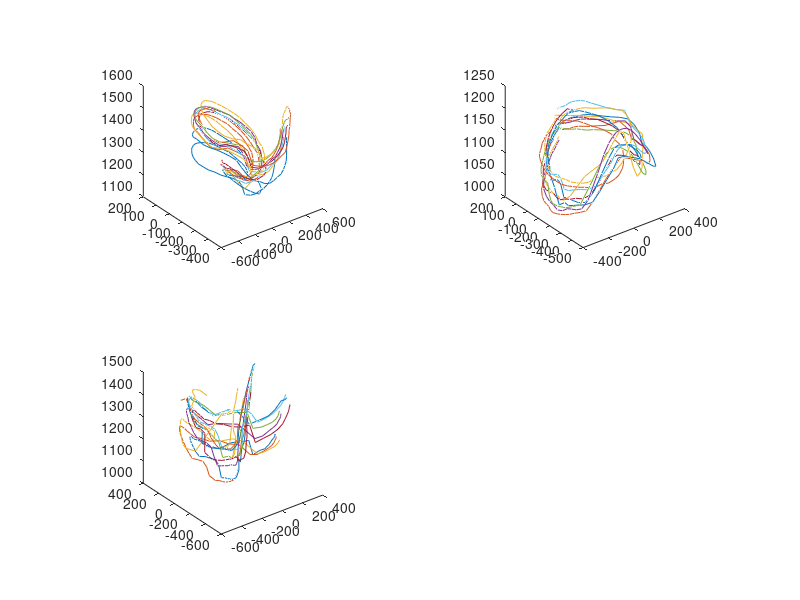

Here is the MATLAB script that generated this plot: (Note: this script raises an error after producing the figure.)
gesture_dataset = load('gesture_dataset.mat');
init_cluster_l = gesture_dataset.init_cluster_l;
init_cluster_o = gesture_dataset.init_cluster_o;
init_cluster_x = gesture_dataset.init_cluster_x;
gesture_x = gesture_dataset.gesture_x;
gesture_l = gesture_dataset.gesture_l;
gesture_o = gesture_dataset.gesture_o;

figure;
subplot(2,2,1);
for iCount = 1:10
   plot3(gesture_l(:,iCount,1),gesture_l(:,iCount,2),gesture_l(:,iCount,3));hold all;
end
axis square;

subplot(2,2,2);
for iCount = 1:10
   plot3(gesture_o(:,iCount,1),gesture_o(:,iCount,2),gesture_o(:,iCount,3));hold all;
end
axis square;

subplot(2,2,3);
for iCount = 1:10
   plot3(gesture_x(:,iCount,1),gesture_x(:,iCount,2),gesture_x(:,iCount,3));hold all;
end
axis square;
points_x = reshape(gesture_x,600,3);
points_l = reshape(gesture_l,600,3);
points_o = reshape(gesture_o,600,3);
[idx_x, C_x, sumdist_x] = fn_K_Means(points_x,7,init_cluster_x);
[idx_l, C_l, sumdist_l] = fn_K_Means(points_l,7,init_cluster_l);
[idx_o, C_o, sumdist_o] = fn_K_Means(points_o,7,init_cluster_o);

figure;
colororder = [0 0 1;0 0 0;1 0 0;0 1 0;1 0 1;1 1 0;0 1 1];
set(gca,'colororder',colororder);
for iCount_1 =1:3
    for iCount_2 = 1:7
       subplot(2,2,iCount_1);
       switch(iCount_1)
           case 1
               points = points_l;
               idx = idx_l;
           case 2
               points = points_o;
               idx = idx_o;
           case 3
               points  = points_x;
               idx = idx_x;
       end
       plot3(points((idx==iCount_2),1),points((idx==iCount_2),2),points((idx==iCount_2),3),'LineStyle','none','Marker','*');hold all;
       axis square;
    end
end

points_x = reshape(gesture_x,600,3);
points_l = reshape(gesture_l,600,3);
points_o = reshape(gesture_o,600,3);
[idx_x, C_x] = fn_NUBF_Cluster(points_x,7,[0.08,0.05,0.02]);
[idx_l, C_l] = fn_NUBF_Cluster(points_l,7,[0.08,0.05,0.02]);
[idx_o, C_o] = fn_NUBF_Cluster(points_o,7,[0.08,0.05,0.02]);
figure;
colororder = [0 0 1;0 0 0;1 0 0;0 1 0;1 0 1;1 1 0;0 1 1];
set(gca,'colororder',colororder);
for iCount_1 =1:3
    for iCount_2 = 1:7
       subplot(2,2,iCount_1);
       switch(iCount_1)
           case 1
               points = points_l;
               idx = idx_l;
           case 2
               points = points_o;
               idx = idx_o;
           case 3
               points  = points_x;
               idx = idx_x;
       end
       plot3(points((idx==iCount_2),1),points((idx==iCount_2),2),points((idx==iCount_2),3),'LineStyle','none','Marker','*');hold all;
       axis square;
    end
end
